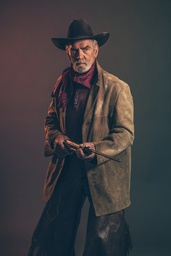
#> input picture rgb.jpg, 171 x 256 px, shrunk from 667 x 1000 before the run
$ python convolutions.py --image rgb.jpg
#> lines starting #> are read from the running program, lines starting #| are printed output that depends on the picture
# USAGE
# python convolutions.py --image rgb.jpg

# import the necessary packages
#skimage.exposure => Performs Gamma Correction on the input image
#rescale_intensity => Return image after stretching or shrinking its intensity levels
from skimage.exposure import rescale_intensity
import numpy as np
import argparse
import cv2

def convolve(image, kernel):
	# grab the spatial dimensions of the image, along with
	# the spatial dimensions of the kernel
	(iH, iW) = image.shape[:2]
	(kH, kW) = kernel.shape[:2]

	# allocate memory for the output image, taking care to
	# "pad" the borders of the input image so the spatial
	# size (i.e., width and height) are not reduced
	pad = (kW - 1) // 2
	image = cv2.copyMakeBorder(image, pad, pad, pad, pad,
		cv2.BORDER_REPLICATE)
	output = np.zeros((iH, iW), dtype="float32")

	# loop over the input image, "sliding" the kernel across
	# each (x, y)-coordinate from left-to-right and top to
	# bottom
	for y in np.arange(pad, iH + pad):
		for x in np.arange(pad, iW + pad):
			# extract the ROI of the image by extracting the
			# *center* region of the current (x, y)-coordinates
			# dimensions
			roi = image[y - pad:y + pad + 1, x - pad:x + pad + 1]

			# perform the actual convolution by taking the
			# element-wise multiplicate between the ROI and
			# the kernel, then summing the matrix
			k = (roi * kernel).sum()

			# store the convolved value in the output (x,y)-
			# coordinate of the output image
			output[y - pad, x - pad] = k

	# rescale the output image to be in the range [0, 255]
	output = rescale_intensity(output, in_range=(0, 255))
	output = (output * 255).astype("uint8")

	# return the output image
	return output

# construct the argument parse and parse the arguments
ap = argparse.ArgumentParser()
ap.add_argument("-i", "--image", required=True,
	help="path to the input image")
args = vars(ap.parse_args())

# construct average blurring kernels used to smooth an image
smallBlur = np.ones((7, 7), dtype="float") * (1.0 / (7 * 7))
largeBlur = np.ones((21, 21), dtype="float") * (1.0 / (21 * 21))

# construct a sharpening filter
sharpen = np.array((
	[0, -1, 0],
	[-1, 5, -1],
	[0, -1, 0]), dtype="int")

# construct the Laplacian kernel used to detect edge-like
# regions of an image
laplacian = np.array((
	[0, 1, 0],
	[1, -4, 1],
	[0, 1, 0]), dtype="int")

# construct the Sobel x-axis kernel
sobelX = np.array((
	[-1, 0, 1],
	[-2, 0, 2],
	[-1, 0, 1]), dtype="int")

# construct the Sobel y-axis kernel
sobelY = np.array((
	[-1, -2, -1],
	[0, 0, 0],
	[1, 2, 1]), dtype="int")

# construct the kernel bank, a list of kernels we're going
# to apply using both our custom `convole` function and
# OpenCV's `filter2D` function
kernelBank = (
	("small_blur", smallBlur),
	("large_blur", largeBlur),
	("sharpen", sharpen),
	("laplacian", laplacian),
	("sobel_x", sobelX),
	("sobel_y", sobelY)
)

# load the input image and convert it to grayscale
image = cv2.imread(args["image"])
#> image is the input picture: shape (256, 171, 3); mean B, G, R 62.5, 60.1, 61.6
gray = cv2.cvtColor(image, cv2.COLOR_BGR2GRAY)
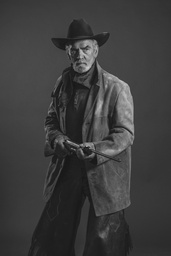
#> gray: shape (256, 171); min 20, max 202, mean 60.8

# loop over the kernels
for (kernelName, kernel) in kernelBank:
	# apply the kernel to the grayscale image using both
	# our custom `convole` function and OpenCV's `filter2D`
	# function
	print("[INFO] applying {} kernel".format(kernelName))
	convoleOutput = convolve(gray, kernel)
	opencvOutput = cv2.filter2D(gray, -1, kernel)

	# show the output images
	cv2.imshow("original", gray)
	cv2.imshow("{} - convole".format(kernelName), convoleOutput)
	cv2.imshow("{} - opencv".format(kernelName), opencvOutput)
	cv2.waitKey(0)
	cv2.destroyAllWindows()
#> this loop made 6 passes
#> pass 1, in convolve, `image = cv2.copyMakeBorder(image, pad, pad, pad, pad, cv2.BORDER_REPLI..`:
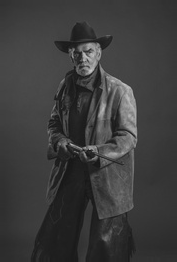
#> image: shape (262, 177); min 20, max 202, mean 60.3
#> pass 1, `convoleOutput = convolve(gray, kernel)`:
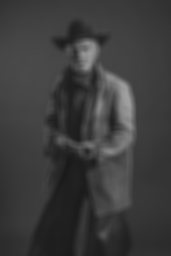
#> convoleOutput: shape (256, 171); min 25, max 161, mean 60.3
#> pass 2, in convolve (call 2), `image = cv2.copyMakeBorder(image, pad, pad, pad, pad, cv2.BORDER_REPLI..`:
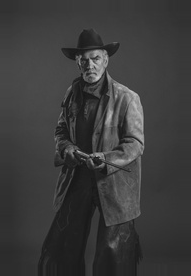
#> image: shape (276, 191); min 20, max 202, mean 59.3
